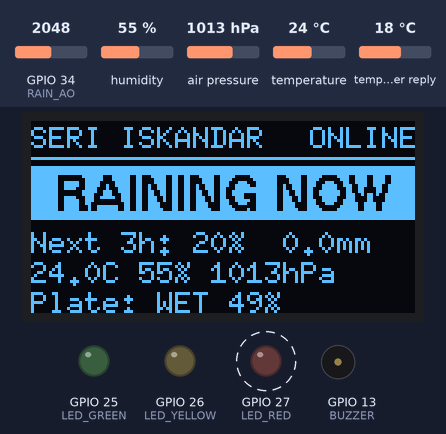
Simulated run of this sketch. Board: ESP32. Parts: 128×64 one-colour display, output pins drawn as LEDs (lit = HIGH), buzzer (waves = sounding). Dashed ring = blinking. The test bench sets the inputs (shaded band); at power-on: GPIO 34 (RAIN_AO) = 2048, humidity 55 %, air pressure 1013 hPa, temperature 24 °C, temperature in the weather reply 18 °C (analog values on the 0–4095 scale). WiFi joins after 1.5 s; servers stay silent unless stated; web services answer with replies made up by the test bench; pins used as bus, display or sensor lines are not drawn; what the sketch prints to the serial monitor is not drawn.

Above: at 3.69 s.
4.4 s: GPIO 34 (RAIN_AO) set to 2823
At 8.96 s:
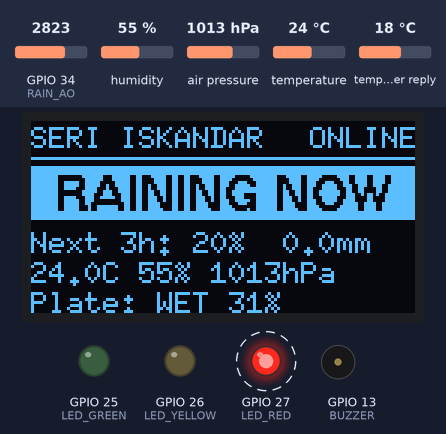
10.0 s: GPIO 34 (RAIN_AO) set to 2919
At 14.3 s:
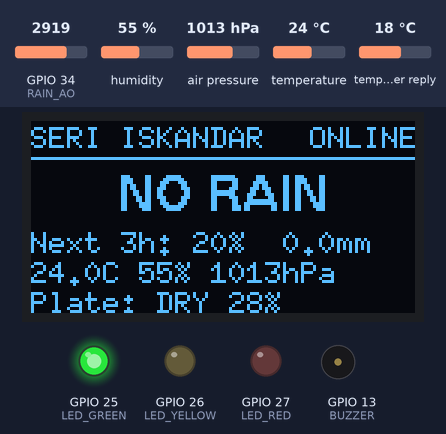
15.6 s: humidity set to 22 %
At 19.3 s:
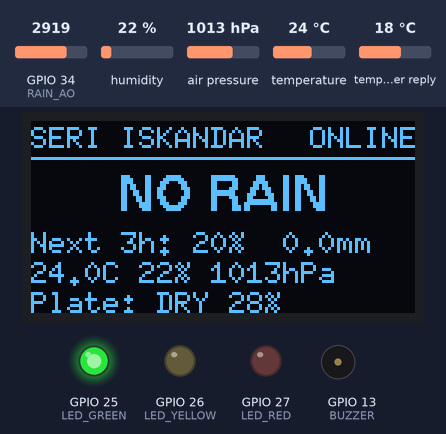
21.2 s: GPIO 34 (RAIN_AO) set to 2866
At 23.84 s:
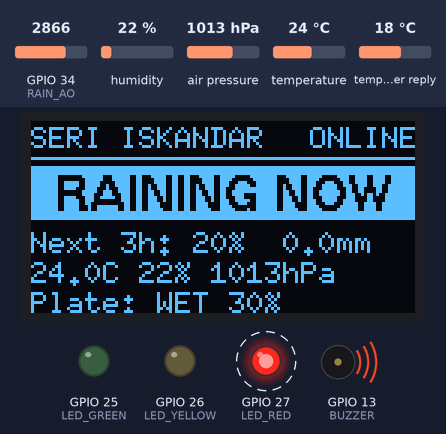
26.8 s: air pressure set to 952 hPa
At 28.56 s:
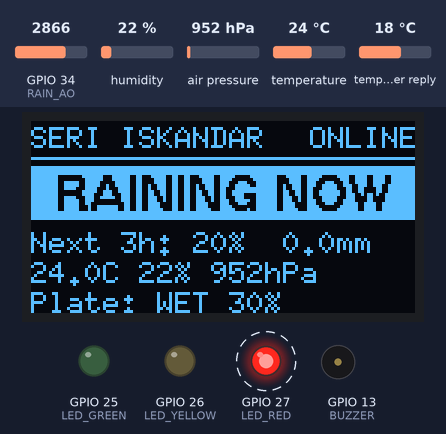
32.4 s: GPIO 34 (RAIN_AO) set to 3972
At 34.3 s:
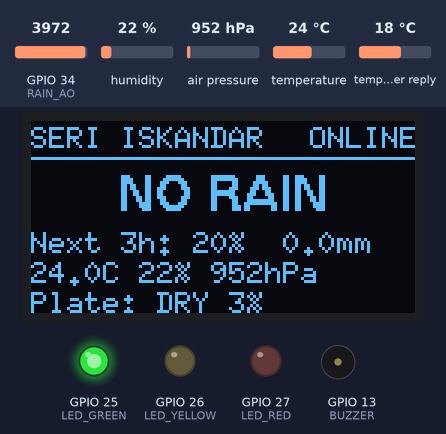
Timing chart, 0 to 35.8 s (numbered marks = the images above; inputs shaded):
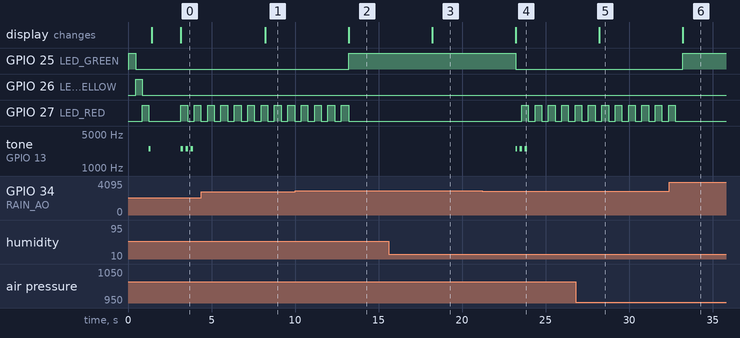

The sketch:

rain_station.ino
```cpp
/*
  Seri Iskandar Rain-Alert Station (bonus hardware)
  ESP32 + BME280 + 1.3" OLED + raindrop sensor + traffic light LED module + passive buzzer

  What it does
  - Reads local temperature, humidity and air pressure (BME280).
  - Detects rain falling on the sensor plate right now (raindrop sensor).
  - Every 10 minutes, gets the next 3 hours of rain forecast for
    Seri Iskandar from Open-Meteo over Wi-Fi.
  - Shows one alert level on the OLED, the traffic light and the buzzer:
        RAINING NOW    plate is wet                                  red blinking + 3 beeps
        RAIN LIKELY    chance >= 70% or >= 1.0 mm in next 3 h       red          + 3 beeps
        RAIN POSSIBLE  chance >= 40% or >= 0.2 mm in next 3 h       yellow
        NO RAIN        otherwise                                     green
  - Works standalone: if Wi-Fi is down, it uses a local rule
    (humidity >= 90% and pressure falling >= 1 hPa over 3 h).
  Same thresholds as the web dashboard banner. Timing uses millis(), not delay().

  Wiring: see hardware/README.md
    I2C bus (shared on breadboard): SDA = GPIO 21, SCL = GPIO 22  (OLED + BME280)
    Rain sensor: VCC = GPIO 32 (powered only while reading), AO = GPIO 34
    Traffic light: R = GPIO 27, Y = GPIO 26, G = GPIO 25
    Passive buzzer signal: GPIO 13

  Libraries (Arduino IDE > Tools > Manage Libraries):
    U8g2 (by oliver)
    Adafruit BME280 Library (+ Adafruit Unified Sensor)
    ArduinoJson (by Benoit Blanchon, version 7)
  Board: "ESP32 Dev Module" (esp32 by Espressif Systems)
*/

#include <WiFi.h>
#include <WiFiClientSecure.h>
#include <HTTPClient.h>
#include <ArduinoJson.h>
#include <Wire.h>
#include <U8g2lib.h>
#include <Adafruit_Sensor.h>
#include <Adafruit_BME280.h>

// ---------- change these ----------
const char* WIFI_SSID = "YOUR WIFI";
const char* WIFI_PASS = "YOUR WIFI PASSWORD";
const int   RAIN_WET_PERCENT = 30;   // calibrate: see README, section 6
// ----------------------------------

const char* URL =
  "https://api.open-meteo.com/v1/forecast?latitude=4.36&longitude=100.97"
  "&hourly=precipitation_probability,precipitation&forecast_hours=3"
  "&timezone=Asia%2FKuala_Lumpur";

// ---------- pins ----------
const int PIN_SDA = 21, PIN_SCL = 22;
const int RAIN_POWER = 32, RAIN_AO = 34;
const int LED_RED = 27, LED_YELLOW = 26, LED_GREEN = 25;
const int BUZZER = 13;

// ---------- timing ----------
const unsigned long SENSOR_EVERY_MS   = 5UL * 1000UL;         // read sensors + redraw
const unsigned long FORECAST_EVERY_MS = 10UL * 60UL * 1000UL; // ask Open-Meteo
const unsigned long PRESSURE_LOG_MS   = 10UL * 60UL * 1000UL; // pressure history for 3-h trend
const unsigned long BLINK_MS = 400;
const int BEEP_HZ = 2500, BEEP_ON_MS = 150, BEEP_OFF_MS = 150;

// 1.3" OLED normally uses the SH1106 chip. If the picture looks shifted or noisy,
// replace the next line with:
//   U8G2_SSD1306_128X64_NONAME_F_HW_I2C u8g2(U8G2_R0, U8X8_PIN_NONE);
U8G2_SH1106_128X64_NONAME_F_HW_I2C u8g2(U8G2_R0, U8X8_PIN_NONE);
Adafruit_BME280 bme;
bool bmeOk = false;

// alert levels, ordered by severity
enum Level { NO_RAIN = 0, RAIN_POSSIBLE = 1, RAIN_LIKELY = 2, RAINING_NOW = 3 };
const char* LEVEL_TEXT[] = {"NO RAIN", "RAIN POSSIBLE", "RAIN LIKELY", "RAINING NOW"};
Level level = NO_RAIN, lastLevel = NO_RAIN;

// latest readings
float tempC = NAN, humPct = NAN, pressHpa = NAN, pressTrend = NAN;
int rainRaw = 4095, wetPct = 0;
int fcProb = 0;
float fcMm = 0;
bool forecastOk = false;

// pressure history: one value every 10 min, 19 values = 3 hours
const int HIST = 19;
float pressHist[HIST];
int histCount = 0, histPos = 0;

// timers and buzzer/LED state
unsigned long lastSensor = 0, lastForecast = 0, lastPressLog = 0, lastBlink = 0, lastBeepStep = 0;
bool blinkOn = false;
int beepSteps = 0;      // counts down: even = tone on, odd = tone off
bool toneOn = false;

// ---------- outputs ----------

void setLights(bool r, bool y, bool g) {
  digitalWrite(LED_RED, r);
  digitalWrite(LED_YELLOW, y);
  digitalWrite(LED_GREEN, g);
}

void startBeeps(int count) { beepSteps = count * 2; lastBeepStep = 0; }

void updateBuzzer(unsigned long now) {
  if (beepSteps <= 0) { if (toneOn) { noTone(BUZZER); toneOn = false; } return; }
  unsigned long wait = toneOn ? BEEP_ON_MS : BEEP_OFF_MS;
  if (lastBeepStep != 0 && now - lastBeepStep < wait) return;
  lastBeepStep = now;
  if (beepSteps % 2 == 0) { tone(BUZZER, BEEP_HZ); toneOn = true; }
  else                    { noTone(BUZZER);        toneOn = false; }
  beepSteps--;
}

void updateLights(unsigned long now) {
  switch (level) {
    case NO_RAIN:       setLights(false, false, true); break;
    case RAIN_POSSIBLE: setLights(false, true, false); break;
    case RAIN_LIKELY:   setLights(true, false, false); break;
    case RAINING_NOW:
      if (now - lastBlink >= BLINK_MS) { lastBlink = now; blinkOn = !blinkOn; }
      setLights(blinkOn, false, false);
      break;
  }
}

// ---------- sensors ----------

void readRain() {
  digitalWrite(RAIN_POWER, HIGH);   // power the sensor only while reading (slows corrosion)
  delay(10);
  rainRaw = analogRead(RAIN_AO);    // about 4095 = dry, lower = wetter
  digitalWrite(RAIN_POWER, LOW);
  wetPct = constrain(map(rainRaw, 4095, 0, 0, 100), 0, 100);
}

void readBme() {
  if (!bmeOk) return;
  tempC = bme.readTemperature();
  humPct = bme.readHumidity();
  pressHpa = bme.readPressure() / 100.0F;
}

void logPressure() {
  if (isnan(pressHpa)) return;
  pressHist[histPos] = pressHpa;
  histPos = (histPos + 1) % HIST;
  if (histCount < HIST) histCount++;
  if (histCount == HIST) pressTrend = pressHpa - pressHist[histPos];  // now minus 3 h ago
}

// ---------- forecast ----------

bool connectWifi() {
  if (WiFi.status() == WL_CONNECTED) return true;
  WiFi.mode(WIFI_STA);
  WiFi.begin(WIFI_SSID, WIFI_PASS);
  unsigned long start = millis();
  while (WiFi.status() != WL_CONNECTED && millis() - start < 15000) delay(250);
  return WiFi.status() == WL_CONNECTED;
}

void getForecast() {
  forecastOk = false;
  if (!connectWifi()) { Serial.println("Wi-Fi failed, using local rule"); return; }

  WiFiClientSecure client;
  client.setInsecure();             // skip certificate check to keep it simple
  HTTPClient http;
  http.begin(client, URL);
  int code = http.GET();
  if (code != 200) { Serial.printf("HTTP error %d\n", code); http.end(); return; }

  JsonDocument doc;
  DeserializationError err = deserializeJson(doc, http.getString());
  http.end();
  if (err) { Serial.printf("JSON error: %s\n", err.c_str()); return; }

  JsonArray prob = doc["hourly"]["precipitation_probability"];
  JsonArray rain = doc["hourly"]["precipitation"];
  int maxProb = 0;
  float total = 0;
  for (size_t i = 0; i < prob.size(); i++) {
    int p = prob[i].as<int>();
    if (p > maxProb) maxProb = p;
    total += rain[i].as<float>();
  }
  fcProb = maxProb;
  fcMm = total;
  forecastOk = true;
  Serial.printf("Forecast next 3 h: max chance %d%%, total %.1f mm\n", fcProb, fcMm);
}

// ---------- decision ----------

Level decide() {
  if (wetPct >= RAIN_WET_PERCENT) return RAINING_NOW;
  if (forecastOk) {
    if (fcProb >= 70 || fcMm >= 1.0) return RAIN_LIKELY;
    if (fcProb >= 40 || fcMm >= 0.2) return RAIN_POSSIBLE;
    return NO_RAIN;
  }
  // offline fallback: local signs only
  if (!isnan(humPct) && humPct >= 90 && !isnan(pressTrend) && pressTrend <= -1.0) return RAIN_POSSIBLE;
  return NO_RAIN;
}

void updateLevel() {
  level = decide();
  // beep once when the level rises to RAIN LIKELY or RAINING NOW
  if (level >= RAIN_LIKELY && level > lastLevel) startBeeps(3);
  lastLevel = level;
}

// ---------- display ----------

void drawScreen() {
  char line[32];
  const char* alert = LEVEL_TEXT[level];

  u8g2.clearBuffer();

  u8g2.setFont(u8g2_font_6x10_tf);
  u8g2.drawStr(0, 9, "SERI ISKANDAR");
  const char* mode = forecastOk ? "ONLINE" : "LOCAL";
  u8g2.drawStr(128 - u8g2.getStrWidth(mode), 9, mode);
  u8g2.drawHLine(0, 12, 128);

  u8g2.setFont(u8g2_font_helvB12_tr);
  int w = u8g2.getStrWidth(alert);
  if (level != NO_RAIN) { u8g2.drawBox(0, 15, 128, 18); u8g2.setDrawColor(0); }
  u8g2.drawStr((128 - w) / 2, 30, alert);
  u8g2.setDrawColor(1);

  u8g2.setFont(u8g2_font_6x10_tf);
  if (forecastOk) snprintf(line, sizeof(line), "Next 3h: %d%%  %.1fmm", fcProb, fcMm);
  else            snprintf(line, sizeof(line), "Next 3h: no forecast");
  u8g2.drawStr(0, 44, line);

  if (bmeOk) snprintf(line, sizeof(line), "%.1fC %.0f%% %.0fhPa", tempC, humPct, pressHpa);
  else       snprintf(line, sizeof(line), "BME280 not found");
  u8g2.drawStr(0, 54, line);

  snprintf(line, sizeof(line), "Plate: %s %d%%", wetPct >= RAIN_WET_PERCENT ? "WET" : "DRY", wetPct);
  u8g2.drawStr(0, 64, line);

  u8g2.sendBuffer();
}

void selfTest() {
  setLights(false, false, true);  delay(400);
  setLights(false, true, false);  delay(400);
  setLights(true, false, false);  delay(400);
  setLights(false, false, false);
  tone(BUZZER, BEEP_HZ); delay(120); noTone(BUZZER);
}

// ---------- main ----------

void setup() {
  Serial.begin(115200);

  pinMode(RAIN_POWER, OUTPUT);
  digitalWrite(RAIN_POWER, LOW);
  pinMode(LED_RED, OUTPUT);
  pinMode(LED_YELLOW, OUTPUT);
  pinMode(LED_GREEN, OUTPUT);
  pinMode(BUZZER, OUTPUT);
  analogReadResolution(12);

  Wire.begin(PIN_SDA, PIN_SCL);     // one I2C bus shared by the OLED and the BME280
  Wire.setClock(100000);            // 100 kHz: more reliable with long jumper wires
  u8g2.setBusClock(100000);
  u8g2.begin();
  u8g2.clearBuffer();
  u8g2.setFont(u8g2_font_6x10_tf);
  u8g2.drawStr(0, 20, "Rain station");
  u8g2.drawStr(0, 36, "Self-test...");
  u8g2.sendBuffer();

  selfTest();

  bmeOk = bme.begin(0x76, &Wire) || bme.begin(0x77, &Wire);
  if (!bmeOk) Serial.println("BME280 not found: check wiring (it could also be a BMP280, which has no humidity)");

  u8g2.drawStr(0, 52, "Connecting Wi-Fi...");
  u8g2.sendBuffer();

  readBme();
  readRain();
  logPressure();
  getForecast();
  updateLevel();
  drawScreen();
  lastSensor = lastForecast = lastPressLog = millis();
}

void loop() {
  unsigned long now = millis();

  if (now - lastSensor >= SENSOR_EVERY_MS) {
    lastSensor = now;
    readBme();
    readRain();
    updateLevel();
    drawScreen();
    Serial.printf("T=%.1fC H=%.0f%% P=%.1fhPa trend3h=%.1f rainRaw=%d wet=%d%% -> %s\n",
                  tempC, humPct, pressHpa, pressTrend, rainRaw, wetPct, LEVEL_TEXT[level]);
  }

  if (now - lastPressLog >= PRESSURE_LOG_MS) {
    lastPressLog = now;
    logPressure();
  }

  if (now - lastForecast >= FORECAST_EVERY_MS) {
    lastForecast = now;
    getForecast();
    updateLevel();
    drawScreen();
  }

  updateLights(now);
  updateBuzzer(now);
}
```

Measured:
- the behaviour switches between 2866 and 2867 on GPIO 34 (RAIN_AO) (found by bisection; images 1 and 2)
- after the input at 4.4 s, the display: changes after 3.8 s (image 1)
- after the input at 10.0 s, GPIO 25 (LED_GREEN): LOW → HIGH after 3.2 s; GPIO 27 (LED_RED): goes on until 13.2 s, then stays LOW; the display: changes after 3.2 s (image 2)
- after the input at 15.6 s, the display: changes after 2.6 s (image 3)
- after the input at 21.2 s, GPIO 25 (LED_GREEN): HIGH → LOW after 2.0 s; GPIO 27 (LED_RED): alternates HIGH for 0.40 s and LOW for 0.40 s, starting after 2.4 s; tone on GPIO 13 (BUZZER): alternates 2500 Hz for 0.15 s and silent for 0.15 s, 6 changes in all, then stays silent, starting after 2.0 s; the display: changes after 2.0 s (image 4)
- after the input at 26.8 s, the display: changes after 1.4 s (image 5)
- after the input at 32.4 s, GPIO 25 (LED_GREEN): LOW → HIGH after 0.80 s; GPIO 27 (LED_RED): goes on until 32.8 s, then stays LOW; the display: changes after 0.80 s (image 6)
- by itself, GPIO 27 (LED_RED): alternates HIGH for 0.40 s and LOW for 0.40 s
